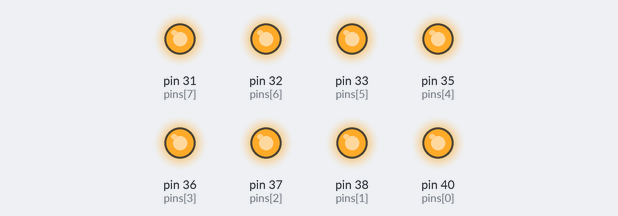
Simulated run of this program. Board: Raspberry Pi (header pin numbers). Parts: output pins drawn as LEDs (lit = HIGH). What the program prints to the terminal is not drawn.

Above: at 0.1 s.
Timing chart, 0 to 1.6 s (numbered marks = the images above):
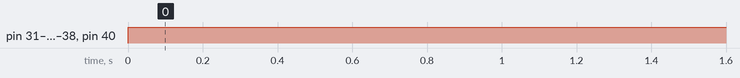

The program:

digit.py
```python
import RPi.GPIO as gpio
import time

pins = [40, 38, 37, 36, 35, 33, 32, 31]
interval = 0.1

def start():
    print('Starting...')
    gpio.setmode(gpio.BOARD)
    for pin in pins:
        gpio.setup(pin, gpio.OUT)
    try:
        loop()
    except KeyboardInterrupt:
        end()

def loop():
    while True:
        for pin in pins:
            gpio.output(pin, gpio.HIGH)

def end():
    gpio.cleanup()

start()
```

Measured:
- by itself, pin 31 (pins[7]), pin 32 (pins[6]), pin 33 (pins[5]), pin 35 (pins[4]), pin 36 (pins[3]), pin 37 (pins[2]), pin 38 (pins[1]), pin 40 (pins[0]): LOW → HIGH at 0.00 s
